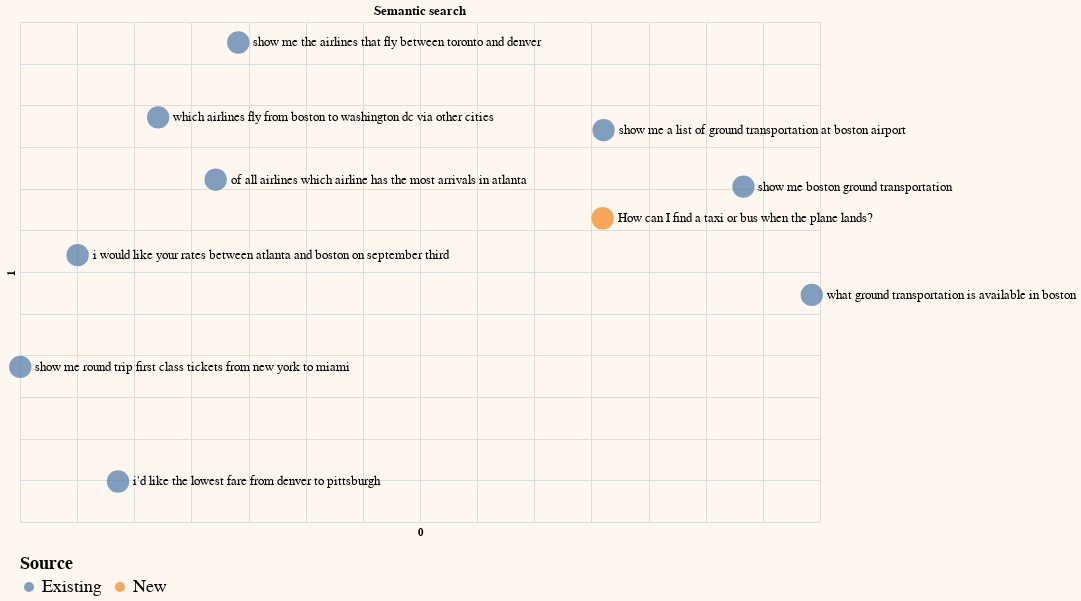

Notebook code for this chart:
### Code cell
df_sem_pc2["Source"]="Existing"
df_sem_pc2.at[len(df_sem_pc2)-1, "Source"] = "New"

df_sem_pc2.columns = df_sem_pc2.columns.astype(str)
selection=list(range(sample))+[-1]

generate_chart(df_sem_pc2.iloc[selection],'0','1', color='Source', title="Semantic search")

### Figure 1 — Vega-Lite specification as saved in the notebook (floating-point values rounded to 4 significant figures; data arrays with more than 128 entries replaced by an {"elided": "..."} marker saying what was removed)
{"config": {"view": {"continuousWidth": 400, "continuousHeight": 300}, "background": "#FDF7F0", "legend": {"labelFontSize": 18, "orient": "bottom", "titleFontSize": 18}}, "layer": [{"mark": {"type": "circle", "size": 500}, "encoding": {"color": {"field": "Source", "type": "nominal"}, "tooltip": [{"field": "query", "type": "nominal"}], "x": {"axis": {"domain": false, "labels": false, "ticks": false}, "field": "0", "scale": {"zero": false}, "type": "quantitative"}, "y": {"axis": {"domain": false, "labels": false, "ticks": false}, "field": "1", "scale": {"zero": false}, "type": "quantitative"}}}, {"mark": {"type": "text", "align": "left", "baseline": "middle", "color": "black", "dx": 15, "size": 13}, "encoding": {"color": {"value": "black"}, "text": {"field": "query", "type": "nominal"}, "tooltip": [{"field": "query", "type": "nominal"}], "x": {"axis": {"domain": false, "labels": false, "ticks": false}, "field": "0", "scale": {"zero": false}, "type": "quantitative"}, "y": {"axis": {"domain": false, "labels": false, "ticks": false}, "field": "1", "scale": {"zero": false}, "type": "quantitative"}}}], "data": {"name": "data-011e60c60fd38c7fd1b9f577db35258f"}, "height": 500, "title": "Semantic search", "width": 800, "$schema": "https://vega.github.io/schema/vega-lite/v4.17.0.json", "datasets": {"data-011e60c60fd38c7fd1b9f577db35258f": [{"query": " which airlines fly from boston to washington dc via other cities", "query_embeds": {"elided": "1024 float values"}, "0": -0.07914, "1": 0.2356, "Source": "Existing"}, {"query": " show me the airlines that fly between toronto and denver", "query_embeds": {"elided": "1024 float values"}, "0": -0.008991, "1": 0.3254, "Source": "Existing"}, {"query": " show me round trip first class tickets from new york to miami", "query_embeds": {"elided": "1024 float values"}, "0": -0.1998, "1": -0.06387, "Source": "Existing"}, {"query": " i'd like the lowest fare from denver to pittsburgh", "query_embeds": {"elided": "1024 float values"}, "0": -0.1142, "1": -0.2014, "Source": "Existing"}, {"query": " show me a list of ground transportation at boston airport", "query_embeds": {"elided": "1024 float values"}, "0": 0.3106, "1": 0.2202, "Source": "Existing"}, {"query": " show me boston ground transportation", "query_embeds": {"elided": "1024 float values"}, "0": 0.433, "1": 0.1524, "Source": "Existing"}, {"query": " of all airlines which airline has the most arrivals in atlanta", "query_embeds": {"elided": "1024 float values"}, "0": -0.02881, "1": 0.1607, "Source": "Existing"}, {"query": " what ground transportation is available in boston", "query_embeds": {"elided": "1024 float values"}, "0": 0.4928, "1": 0.0225, "Source": "Existing"}, {"query": " i would like your rates between atlanta and boston on september third", "query_embeds": {"elided": "1024 float values"}, "0": -0.1496, "1": 0.07018, "Source": "Existing"}, {"query": "How can I find a taxi or bus when the plane lands?", "query_embeds": {"elided": "1024 float values"}, "0": 0.3098, "1": 0.1145, "Source": "New"}]}}
